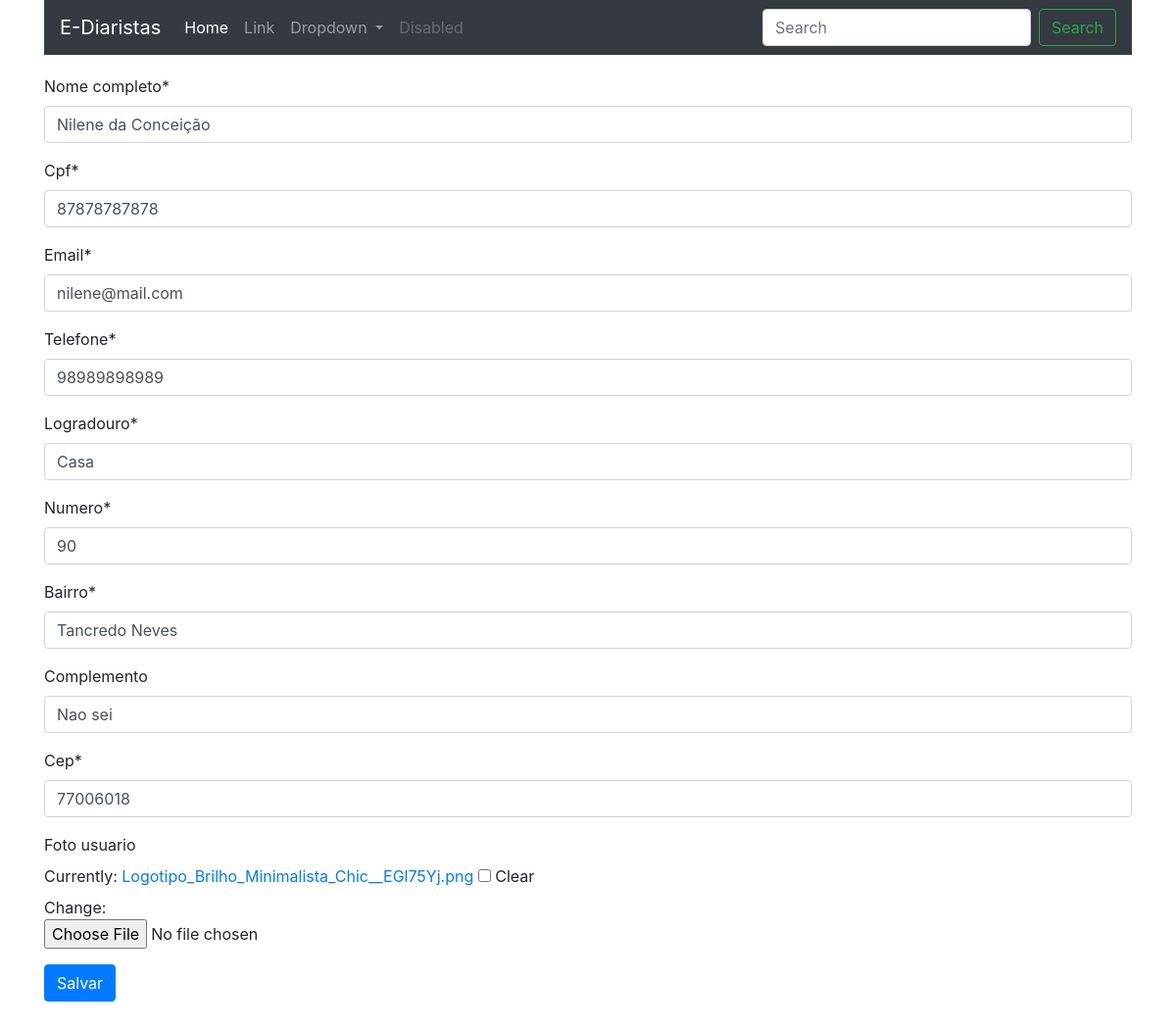
Page /web/editar_diarista/6 on the earlier database version.
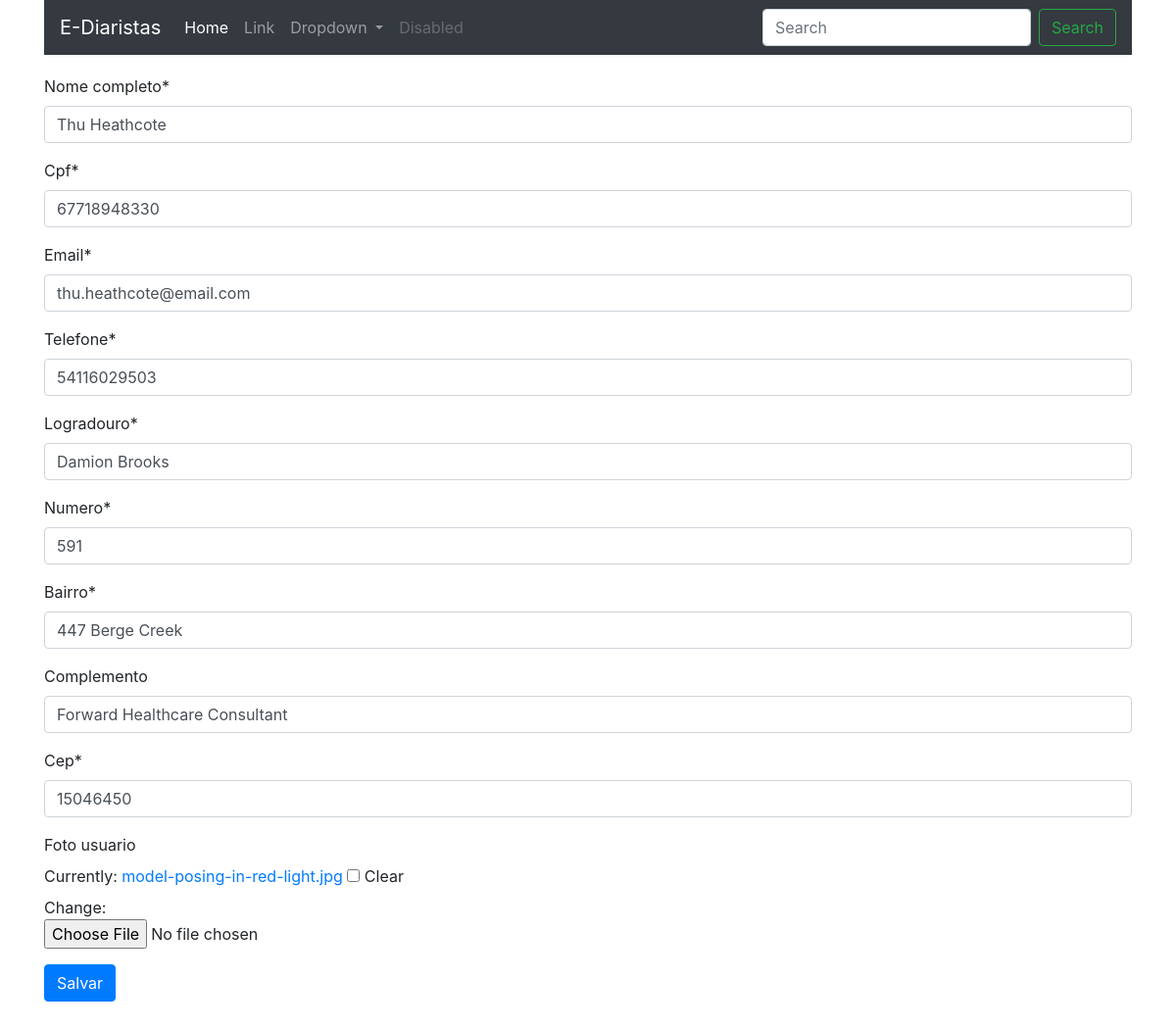
Same page on the later database version.
### web/models.py (models this page shows)
class Diarista(models.Model):
    nome_completo = models.CharField(max_length=100, null=False, blank= False)
    cpf = models.CharField(max_length=11, null=False, blank=False)
    email = models.EmailField(null=False, blank=False, unique=True)
    telefone = models.CharField(max_length=11, blank=False, null=False)
    logradouro = models.CharField(max_length=60, blank=False, null=False)
    numero = models.IntegerField(blank=False, null=False)
    bairro = models.CharField(max_length=30, blank=False, null=False)
    complemento = models.CharField(max_length=100, blank=True, null=False)
    cep = models.CharField(max_length=8, blank=False, null=False)
    estado = models.CharField(max_length=2, blank=False, null=False)
    cidade = models.CharField(max_length=30, null=False, blank=False)
    codigo_ibge = models.IntegerField(blank=False, null=False)
    foto_usuario = models.ImageField(null=False)

### web/views.py (the view)
# urls.py: path("editar_diarista/<int:id>", update_diarista, name="editar_diarista"),
def update_diarista(request, id):
    diarista = Diarista.objects.get(id=id)
    if request.method == "POST":
        diarista_form = DiaristaForm(request.POST or None, request.FILES or None,instance=diarista)
        if diarista_form.is_valid():
            diarista_form.save()
            return redirect('listar_diaristas')
    else:
        diarista_form = DiaristaForm(instance=diarista)
    return render(
        request, 'diarista_form.html',
        {"diarista_form": diarista_form, "btn_name": "Salvar", "title": "Editar Diarista"}
    )

### web/forms/diarista_form.py (shortened to what this page needs)
class DiaristaForm(forms.ModelForm):
    cpf = forms.CharField(widget=forms.TextInput(attrs={'data-mask': '000.000.000-00'}))
    cep = forms.CharField(widget=forms.TextInput(attrs={'data-mask': '00000-000'}))
    telefone = forms.CharField(widget=forms.TextInput(attrs={'data-mask': '(00) 00000-0000'}))
    foto_usuario = forms.ImageField(required=False)
    class Meta:
        model = Diarista
        exclude = ("codigo_ibge", "estado", "cidade")

### web/templates/diarista_form.html (shortened to what this page needs)
{% extends 'base.html' %}
{% load crispy_forms_tags %}
{% block conteudo %}
    <form method="post" enctype="multipart/form-data">
            {{ diarista_form|crispy }}
        <button type="submit" class="btn btn-primary">{{btn_name}}</button>
    </form>
    <div style="padding-bottom: 30px"></div>
{% endblock conteudo %}

Differences in the rows shown:
changed Diarista: nome_completo "Nilene da Conceição" → "Thu Heathcote"; cpf "87878787878" → "67718948330"; email "nilene@mail.com" → "thu.heathcote@email.com"; telefone "98989898989" → "54116029503"; logradouro "Casa" → "Damion Brooks"; numero "90" → "591"; bairro "Tancredo Neves" → "447 Berge Creek"; complemento "Nao sei" → "Forward Healthcare Consultant"; cep "77006018" → "15046450"
Other differences:
text no longer shown: "Nome completo * Cpf * Email * Telefone * Logradouro * Numero * Bairro * Complemento Cep * Foto usuario Currently: Logotipo_Brilho_Minimalista_Chic__EGl75Yj.png Clear Change:"
text now shown: "Nome completo * Cpf * Email * Telefone * Logradouro * Numero * Bairro * Complemento Cep * Foto usuario Currently: model-posing-in-red-light.jpg Clear Change:"
